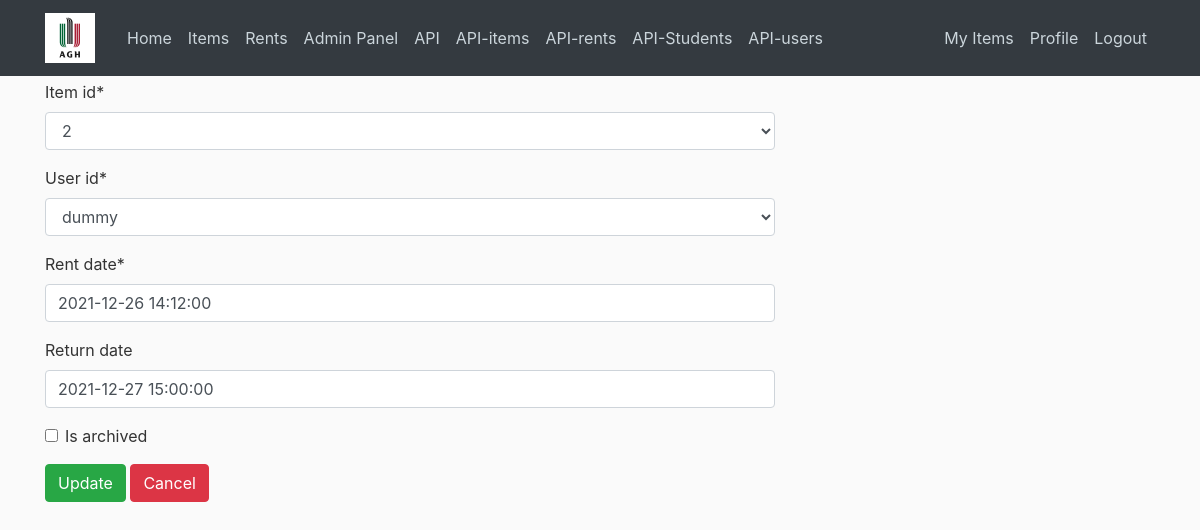
The app's page /rents/1/update/ (signed in), older data.
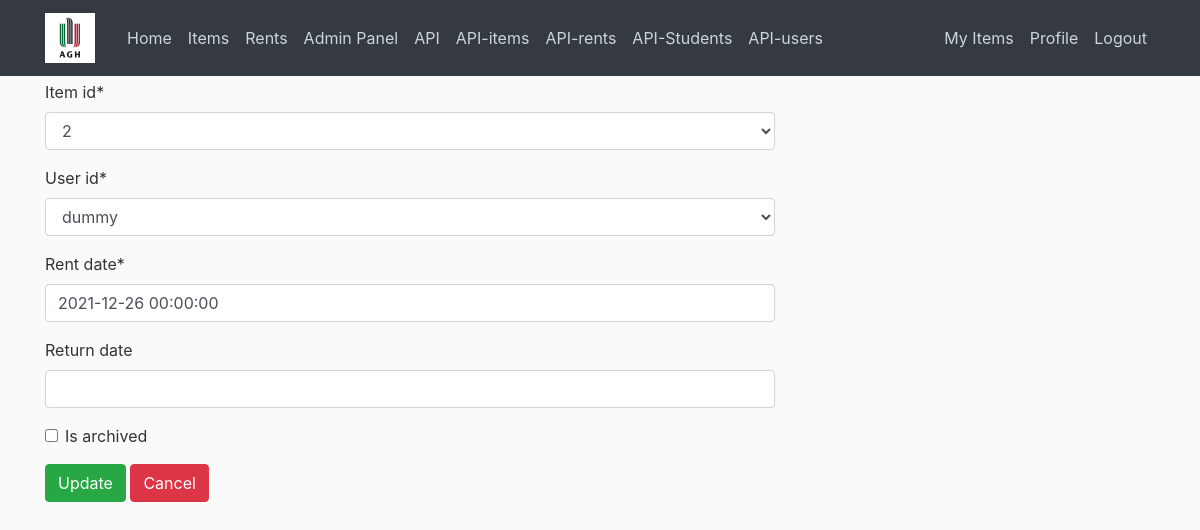
The same page, newer data.
### items/models.py (models this page shows, shortened)
class ItemRent(models.Model):
    item_id = models.ForeignKey(Item, on_delete=models.CASCADE)
    user_id = models.ForeignKey(settings.AUTH_USER_MODEL, on_delete=models.CASCADE)
    rent_date = models.DateTimeField(name='rent_date')
    return_date = models.DateTimeField(name='return_date', null=True, blank=True)
    is_archived = models.BooleanField(default=False)

### items/views.py (the view, shortened to what this page needs)
# urls.py: path('rents/<int:pk>/update/', items_views.ItemRentUpdateView.as_view(), name='rents-update'),
class ItemRentUpdateView(PermissionRequiredMixin, LoginRequiredMixin, generic.UpdateView):
    model = ItemRent
    fields = '__all__'
    template_name = 'items/rents-update.html'
    permission_required = 'items.change_itemrent'
    def get_object(self):
        object = ItemRent.objects.filter(pk=self.kwargs['pk']).first()
        return object

### items/models.py (called while the page is built)
    def __str__(self):
        return f'{self.pk}'

### items/templatetags/usertags.py (called while the page is built)
@register.filter(name='has_group')
def has_group(user, group_name):
    group = Group.objects.get(name=group_name)
    return True if group in user.groups.all() else False

### items/templates/items/rents-update.html (shortened to what this page needs)
{% extends 'items/base.html' %}
{% load crispy_forms_tags %}
{% block content %}
<form method="post">
    {{ form|crispy }}
    <p>
        <input class="btn btn-success" type="submit" value="Update">
        <input class="btn btn-danger" type="button" onclick="history.back()" value="Cancel">
    </p>
</form>
{% endblock content %}

Row changes from the older to the newer data that the page shows:
changed ItemRent "dummy": rent_date "2021-12-26 14:12:00" → "2021-12-26 00:00:00"; return_date "2021-12-27 15:00:00" → (not shown)
